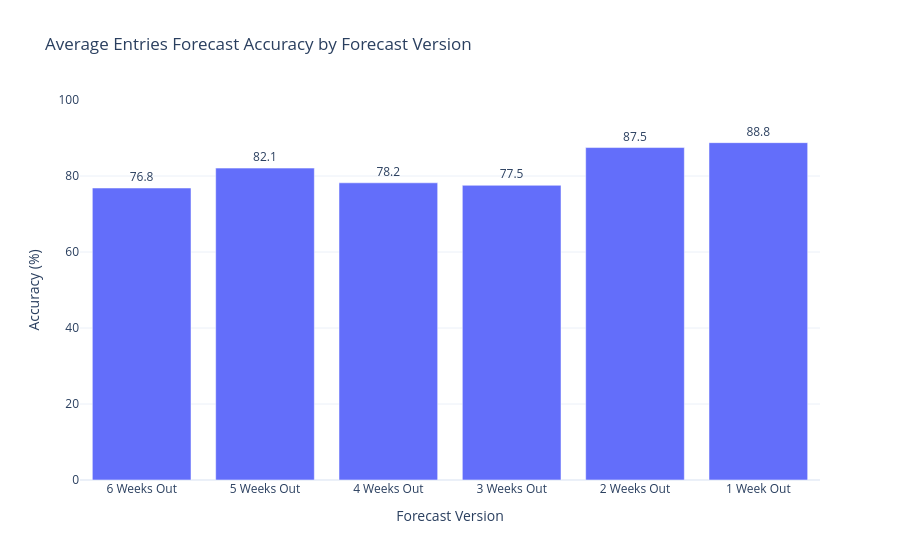

The notebook cell this image was saved under:
### Markdown cell above
### Average Accuracy by Forecast Version (Entries)

### Code cell
import plotly.graph_objects as go

average_entries_accuracy = (
    monthly_entries_accuracy.mean() * 100
)

fig = go.Figure()

fig.add_trace(
    go.Bar(
        x=[
            c.replace("_", " ").title()
            for c in average_entries_accuracy.index
        ],
        y=average_entries_accuracy.values,
        text=average_entries_accuracy.round(1),
        textposition="outside"
    )
)

fig.update_layout(
    title="Average Entries Forecast Accuracy by Forecast Version",
    xaxis_title="Forecast Version",
    yaxis_title="Accuracy (%)",
    yaxis=dict(
        range=[0, 100]
    ),
    template="plotly_white"
)

fig.show()

### Figure 1 — Plotly figure (JSON) as saved in the notebook; plotly's stock layout.template omitted (floating-point values rounded to 4 significant figures)
{"data": [{"text": [76.8, 82.1, 78.2, 77.5, 87.5, 88.8], "textposition": "outside", "type": "bar", "x": ["6 Weeks Out", "5 Weeks Out", "4 Weeks Out", "3 Weeks Out", "2 Weeks Out", "1 Week Out"], "y": [76.84, 82.08, 78.21, 77.55, 87.48, 88.77]}], "layout": {"title": {"text": "Average Entries Forecast Accuracy by Forecast Version"}, "xaxis": {"title": {"text": "Forecast Version"}}, "yaxis": {"range": [0, 100], "title": {"text": "Accuracy (%)"}}}}
